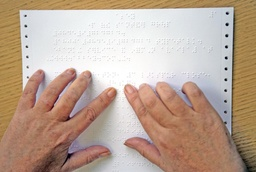
#> input picture images/1.jpg, 256 x 172 px, shrunk from 1200 x 804 before the run
$ jupyter execute PartialReport.ipynb   (older library calls are emulated)
#> lines starting #> are read from the running program, lines starting #| are printed output that depends on the picture; after the words box and inside, x2 and y2 are one past the last pixel; in counts of white or black regions, pixels touching at a corner belong together
#Partial Report

This notebook will present the initial progress achieved in the <strong>Braille Text Translator</strong> project, and also some partial results obtained for running this program with the following test image:

<br>
<p>
  </p>

For the first part, let's include some useful libraries and define utility functions:

[cell 1]
import imageio
import numpy as np
import matplotlib.pyplot as plt

# normalizes image pixels between 0 and 255
def normalize(img):
	imin = np.min(img)
	imax = np.max(img)

	return (((img - imin)/(imax - imin)) * 255).astype(np.float)

# Prints image with minimum value equal to 0 and maximum to 255
def printImage(img):
  plt.figure(figsize=(16,8))
  plt.imshow(mat, cmap="gray", vmin=0, vmax=255)

# Prints image with matplotlib defaults
def printImage2(img):
  plt.figure(figsize=(16,8))
  plt.imshow(mat, cmap="gray")

Next, let's define a filter which we are going to use to reduce noises and also highlight the pixels which are most likely to belong to a braille circle. The filter defined applies the difference between it's original value and the median of it's neighbourhood, so that the background will most likely become black and the shadows of the braille circles will most likely become white

[cell 2]
# Median difference filter, highlights the shadow pixels
def filter(I, n):
  m = n//2
  J = np.empty(I.shape, dtype=np.float)
  N, M = I.shape
  I = np.pad(I, ((m, m), (m, m)), 'symmetric')

  for i in range(N):
    for j in range(M):
      sub = I[i+m:(i+m+n), j+m:(j+m+n)]
      med = np.median(np.ravel(sub)) # gets median
      J[i, j] = abs(I[i+m, j+m] - med) # applies the difference
  return J

We will also use a mean filter, to smooth the image after filtering with median difference, so that remaining noise may be ignored in thresholding step, while highlited circles may be still preserved

[cell 3]
# applies mean filter to image I
def MeanFilter(I, n):
	m = n//2
	J = np.empty(I.shape, dtype=np.float) # the answer
	N, M = I.shape
	I = np.pad(I, ((m, m), (m, m)), 'symmetric')
	for	i in range(N):
		for j in range(M):
			# copies the matrix to sub
			sub = I[i+m:(i+m+n), j+m:(j+m+n)]
			J[i, j] = np.mean(np.ravel(sub)) # get mean of the linearized list
	return J

This part of the code deals with the following steps:

1.   Read filename
2.   Read image to matrix
3.   Transform RGB image to gray scale, using YCbCr inear conversion
4.   Normalize the input matrix
5.   Apply median difference filter
6.   Transform to binary matrix with thresholding

[cell 4]
filename = str(input()).rstrip() # filename of the input image
#> the answer given: images/1.jpg
image = imageio.imread(filename)
#> image is the input picture: shape (172, 256, 3); mean R, G, B 189.8, 167.1, 151.3
matrix = np.array(image, copy=True, dtype=np.float)

N, M, _ = matrix.shape
#> N = 172; M = 256

# Transform RGB to gray scale
for i in range(N):
  for j in range(M):
    matrix[i, j, 0] = matrix[i, j, 0] * 0.2989 + matrix[i, j, 1] * 0.5870 + matrix[i, j, 2] * 0.1140
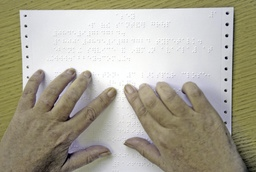
#> matrix: shape (172, 256, 3) float64; mean R, G, B 172.1, 167.1, 151.3

matrix = matrix[:, :, 0:1].squeeze()
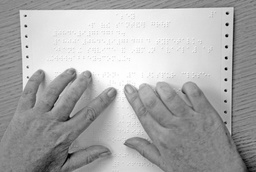
#> matrix: shape (172, 256) float64; min 0.57, max 255, mean 172.1

# Plot original image
mat = matrix.astype(np.uint8)
printImage(mat)

matrix = normalize(matrix)
#> in normalize, `imin = np.min(img)`: imin = 0.57
#> in normalize, `imax = np.max(img)`: imax = 255
matrix = filter(matrix, 21) # Applies filter to normalized matrix
#> in filter, `I = np.pad(I, ((m, m), (m, m)), 'symmetric')`:
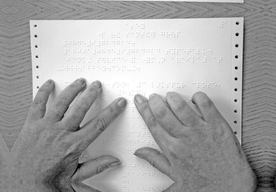
#> I: shape (192, 276) float64; min 0, max 255, mean 166
#> after the loop in filter, `for i in range(N):`:
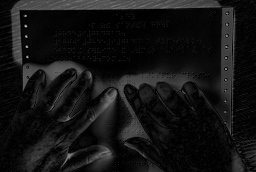
#> J: shape (172, 256) float64; min 0, max 187.4, mean 20.4
matrix = normalize(matrix)
#> in normalize (call 2), `imin = np.min(img)`: imin = 0
#> in normalize (call 2), `imax = np.max(img)`: imax = 187.4
#> in normalize (call 2), `return (((img - imin)/(imax - imin)) * 255).astype(np.float)`:
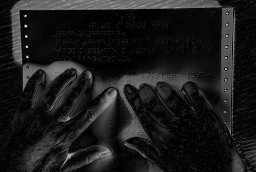
#> returned value: shape (172, 256) float64; min 0, max 255, mean 27.7

# Smooth image using mean filter, to reduce noise
matrix = MeanFilter(matrix, 3)
#> in MeanFilter, `I = np.pad(I, ((m, m), (m, m)), 'symmetric')`:
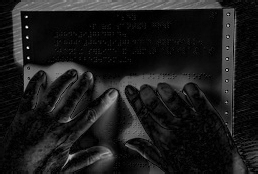
#> I: shape (174, 258) float64; min 0, max 255, mean 27.9
#> after the loop in MeanFilter, `for	i in range(N):`:
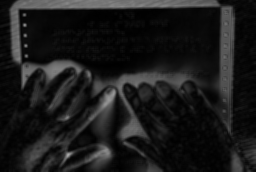
#> J: shape (172, 256) float64; min 0, max 170.5, mean 27.4

# Thresholding step, 30 is arbitrary and independent of input image gray scale
for i in range(N):
  for j in range(M):
    matrix[i, j] = 0 if matrix[i, j] < 30 else 1
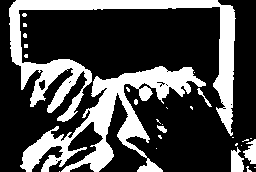
#> matrix: shape (172, 256) float64; values 0 (black) and 1 (white), 29.1% white; 28 white regions (21 under 20 px), largest, box (x1, y1, x2, y2) and area: (9, 0, 236, 136) 6225, (20, 66, 206, 172) 5847, (231, 147, 244, 172) 241


# Plot segmented image
mat = matrix.astype(np.uint8)
printImage2(mat)

$ run again, on images/3.jpg
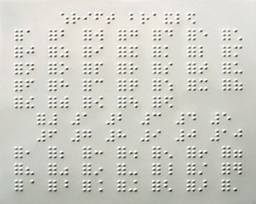
#> input picture images/3.jpg, 256 x 204 px, shrunk from 310 x 247 before the run
#> image is the input picture: shape (204, 256, 3); mean R, G, B 206.7, 206.4, 199.1
#> imin = 24.13
#> imax = 255
#> after the loop in filter, `for i in range(N):`:
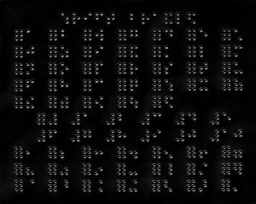
#> J: shape (204, 256) float64; min 0, max 199.1, mean 12.6
#> after the loop `for i in range(N):`:
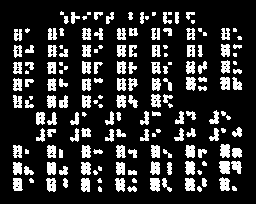
#> matrix: shape (204, 256) float64; values 0 (black) and 1 (white), 18.9% white; 172 white regions (40 under 20 px), largest, box (x1, y1, x2, y2) and area: (219, 161, 230, 174) 126, (220, 144, 230, 158) 120, (150, 178, 160, 192) 119
